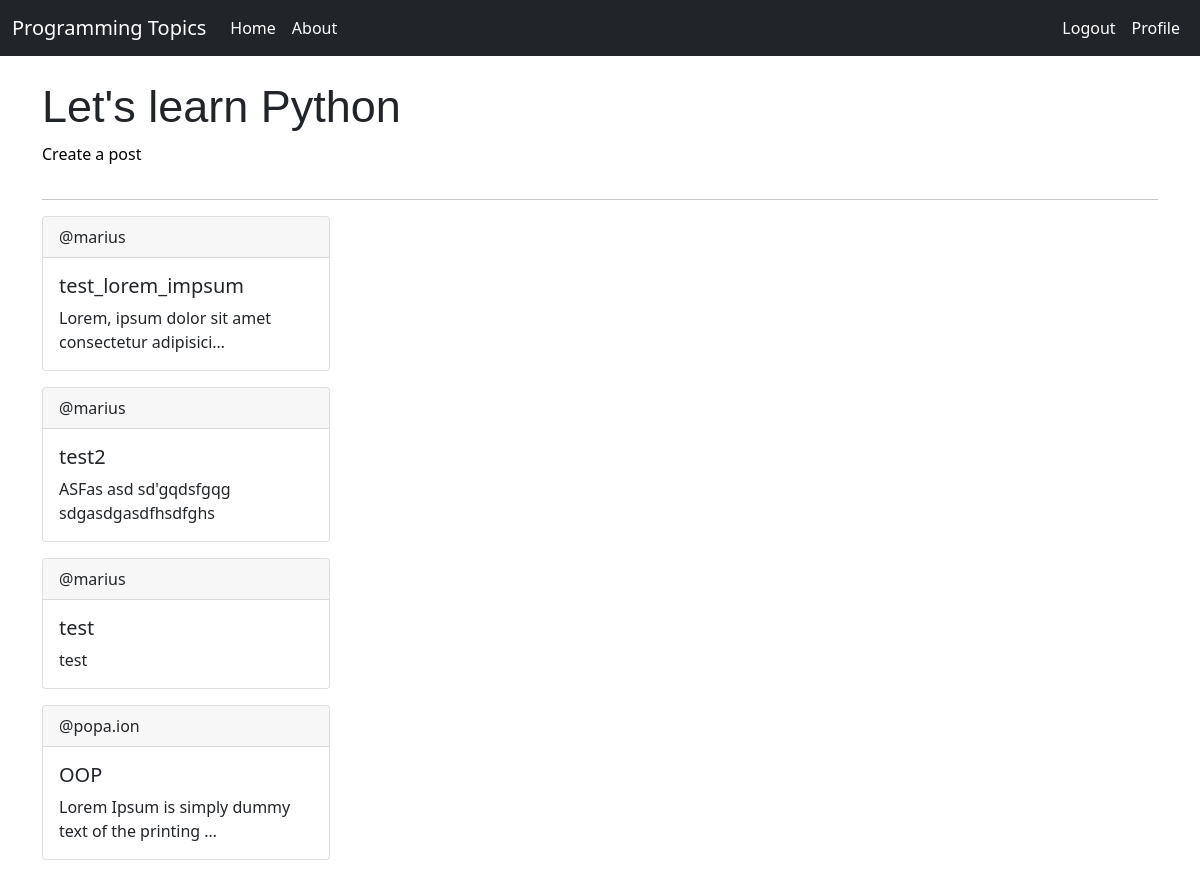
The page /subtopic/1 (signed in) on the database its author committed.
### topics/models.py (models this page shows, shortened)
class Topic(models.Model):
    name = models.CharField(max_length=300)

class Subtopic(models.Model):
    user = models.ForeignKey(User, default=1, on_delete=models.CASCADE)
    topic = models.ForeignKey(Topic, on_delete=models.CASCADE)
    name = models.CharField(max_length=150)
    members = models.ManyToManyField(User, related_name='members', blank=True)
    content = models.TextField()
    date_created = models.DateTimeField(auto_now_add=True)
    date_modified = models.DateTimeField(auto_now=True)
    class Meta:
        ordering = ['-date_modified', '-date_created']

### topics/views.py (the view)
# urls.py: path('subtopic/<str:pk>', views.subtopics, name='subtopic'),
def subtopics(request, pk):
    topic = Topic.objects.get(id=pk)
    subtopics = Subtopic.objects.filter(topic=pk)
    context = {'subtopics': subtopics, 'topic': topic}
    return render(request, 'topics/subtopics.html', context)

### topics/templates/topics/subtopics.html
{% extends 'base.html' %}
{% block content %}
    <br>
    <h1 id="title">{{topic.name}}</h1>
    <div id="create-post" onclick="location.href='{% url 'post-form' topic.id %}'">Create a post</div>
    <hr>
    {% for subtopic in subtopics %}
        <a class="text-decoration-none text-dark" href="{% url 'post' subtopic.id %}">
            <div class="card text-bg-light mb-3" style="max-width: 18rem;">
                <div class="card-header">@{{subtopic.user}}</div>
                <div class="card-body">
                <h5 class="card-title">{{subtopic.name}}</h5>
                <p class="card-text">{{subtopic.content|truncatechars:50}}</p>
                </div>
            </div>
        </a>
    {% endfor %}
{% endblock %}

### topics/static/styles/style.css (style rules this page uses)
#title { font-family: Arial, Helvetica, sans-serif; font-size: 45px; }
#create-post { width: 200px; height: 37px; color: black; border-radius: 10px; margin-bottom: 20px; }

### rows shown on the page
Topic: name "Let's learn Python"
Subtopic: user "marius", name "test_lorem_impsum", content "Lorem, ipsum dolor sit amet consectetur adipisici…"
Subtopic: user "marius", name "test2", content "ASFas asd sd'gqdsfgqg sdgasdgasdfhsdfghs"
Subtopic: user "marius", name "test", content "test"
Subtopic: user "popa.ion", name "OOP", content "Lorem Ipsum is simply dummy text of the printing …"
